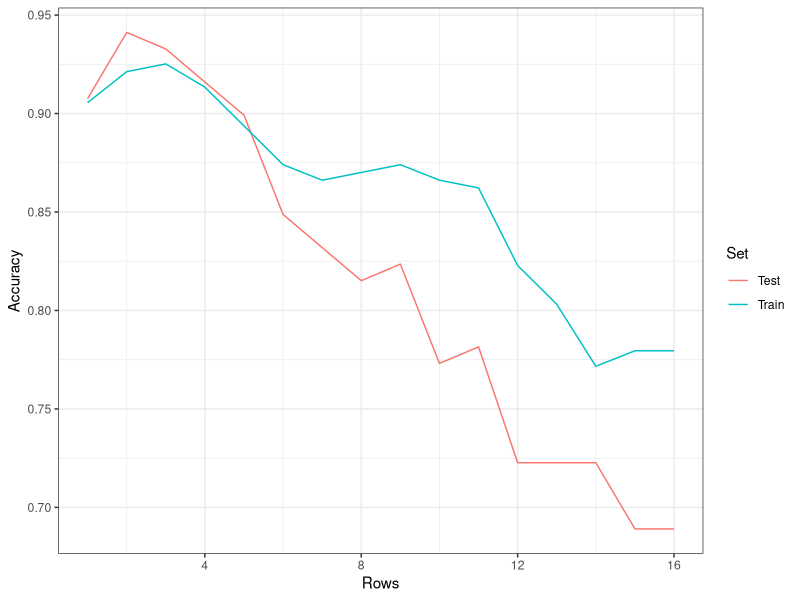

R code for this plot:
## ---- chunk 1
Measure <- c('cityblock', 'cosine', 'euclidean', 'l1', 'l2', 'manhattan')
Train <- c(0.7656707674282367, 0.8605741066198008,0.8635032220269478, 0.7656707674282367,  0.8635032220269478, 0.7656707674282367)
Train <- round(Train, 2)
Test <- c(0.721, 0.799, 0.804, 0.721, 0.804, 0.721)
Test <- round(Test, 2)
accs <- data.frame(Measure, Train, Test)
library(knitr)
kable(accs)
## ---- chunk 2
capitalize <- function(x) {
  s <- strsplit(x, " ")[[1]]
  paste(toupper(substring(s, 1,1)), substring(s, 2),
      sep="", collapse=" ")
}

size = "5.5"
for (dist in c('cityblock', 'cosine', 'euclidean', 'l1', 'l2', 'manhattan')) {
  cat(paste0('\\begin{figure}[h]%
    \\centering
    \\subfloat[Digit distances]{{\\includegraphics[width=', size, 'cm]{out/', dist, '_digit-dists.png} }}%
    \\subfloat[Training confusion matrix]{{\\includegraphics[width=', size, 'cm]{out/', dist, '_training_confusion_matrix.png} }}%
    \\subfloat[Test confusion matrix]{{\\includegraphics[width=', size, 'cm]{out/', dist, '_test_confusion_matrix.png} }}%
    \\caption{', capitalize(dist), '}%
    \\label{fig:example}%
\\end{figure}
'))
}
## ---- chunk 3
Rows <- c(1, 2, 3, 4, 5, 6, 7, 8, 9, 10, 11, 12, 13, 14, 15, 16)
Trainingset <- c(0.90551181102362199, 0.92125984251968507, 0.92519685039370081, 0.91338582677165359, 0.89370078740157477, 0.87401574803149606, 0.86614173228346458, 0.87007874015748032, 0.87401574803149606, 0.86614173228346458, 0.86220472440944884, 0.82283464566929132, 0.80314960629921262, 0.77165354330708658, 0.77952755905511806, 0.77952755905511806)
Testset <- c(0.90756302521008403, 0.94117647058823528, 0.9327731092436975, 0.91596638655462181, 0.89915966386554624, 0.84873949579831931, 0.83193277310924374, 0.81512605042016806, 0.82352941176470584, 0.77310924369747902, 0.78151260504201681, 0.72268907563025209, 0.72268907563025209, 0.72268907563025209, 0.68907563025210083, 0.68907563025210083)

df <- data.frame(Rows = rep(Rows, 2), Accuracy = c(Trainingset, Testset), Set = c(rep("Train", 16), rep("Test", 16)))

library(ggplot2)
ggplot(df, aes(x = Rows, y = Accuracy, colour = Set)) + geom_line() + theme_bw()
## ---- chunk 4
epochs = 20
learn_rate = c(0.05,   0.1 ,   0.2 ,   0.4 ,   0.8 ,   1.6 ,   3.2 ,   6.4 ,
        12.8 ,  25.6)

### 1 hidden layer
#mini-batch 10, hidden neurons 30
acc <- c(0.406,  0.632,  0.36 ,  0.712,  0.796,  0.873,  0.872,  0.878,
        0.837,  0.165)

#mini-batch 10, hidden neurons 100
acc <- c(0.409,  0.147,  0.121,  0.608,  0.636,  0.793,  0.718,  0.483,
        0.527,  0.268) # probably not enough epochs to fit
